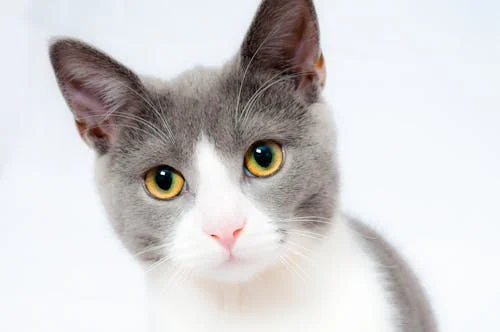
#> input picture cat3.jpg, 500 x 332 px
$ jupyter execute 23127255.ipynb   (shell and % lines are left out)
#> lines starting #> are read from the running program, lines starting #| are printed output that depends on the picture
# Project 02 - Image Processing

## Thông tin sinh viên

- Họ và tên: Nguyễn Thọ Tài
- MSSV: 23127255
- Lớp: 23CLC02

## Import các thư viện liên quan

[cell 1]

from PIL import Image # for read, write image
import numpy as np # for matrix compute
import matplotlib.pyplot as plt # for show image
import colorsys # for convert RGB to HSL

## Helper functions

[cell 2]
# Any optional parameters beyond the required ones should be defined with default values
# [10 lines left out: functions get_base_name, get_file_name, not called in this run]

def get_file_name_without_extension(path: str) -> str:
	return path.rstrip('/\\').split('/')[-1].split('.')[0]

def get_folder_path(path: str) -> str:
	return path[:max(path.rfind('/'), path.rfind('\\')) + 1]

def get_extension(path: str) -> str:
	p = path.rfind('.')
	if p == -1 or p == 0 or '/' in path[p:]:
		return ''
	return path[p + 1:]

def is_valid_extension(path: str) -> bool:
	ext = get_extension(path)
	return ext in ['png', 'jpg', 'jpeg']

def read_img(img_path) -> np.array:
	""" Read image from img_path
	returns a 2D image (numpy array) or None if path doesn't exist
	"""
	if not is_valid_extension(img_path):
		raise ValueError(f"Unsupported file extension: '{get_extension(img_path)}'")
	raw_img = Image.open(img_path)
	if raw_img is None:
		return ValueError(f"File '{img_path}' doesn't exist")
	return np.array(raw_img.convert('RGB')) #.astype(np.float32)

def show_img(img_2d):
	""" Show image
	"""
	plt.imshow(img_2d.astype(np.uint8))
	plt.axis('off')
	plt.show()

# [28 lines left out: functions save_img, convert_rgb_to_hsl, convert_hsl_to_rgb, not called in this run]

# 1. Change the image brightness
def img_change_brightness(img_2d: np.array, value: int) -> np.array:
	img_2d = img_2d.astype(np.float32)
	img_2d += value
	return np.clip(img_2d, 0, 255).astype(np.uint8)

# 2. Change the image contrast
def img_change_contrast(img_2d: np.array, factor: float) -> np.array:
	img_2d = img_2d.astype(np.float32)
	img_2d -= 127.0  # map the range from (0,256) to (-127, 128) with dark parts being lower than 0 and the opposite for light part
	img_2d *= factor # distance the dark and light part by factor amount
	img_2d += 127.0  # remap it back to normal range (0, 256)
	np.clip(img_2d, 0, 255, out=img_2d) # clip out overflowed value
	return img_2d.astype(np.uint8)

"""
Convert to grayscale (rec601, rec709)

Ref:
- Wikipedia, Rec.601 luma versus Rec.709 luma coefficients,
Accessed 17 July 2025, https://en.wikipedia.org/wiki/Luma_(video)#Rec._601_luma_versus_Rec._709_luma_coefficients
- OpenCV, CvtColor - Miscellaneous transformations
Accessed 20 July 2025, https://docs.opencv.org/2.4/modules/imgproc/doc/miscellaneous_transformations.html#cvtcolor
"""
# 4. RGB to grayscale
def img_to_grayscale(img_2d: np.array, mode: str = 'rec709') -> np.array:
	if mode == 'rec709':
		# rec709: l = 0.2126 * r + 0.7152 * g + 0.0722 * b
		luma = 0.2126 * img_2d[:, :, 0] + 0.7152 * img_2d[:, :, 1] + 0.0722 * img_2d[:, :, 2]
	elif mode == 'rec601':
		# rec601: l = 0.2989 * r + 0.587 * g + 0.114 * b
		luma = 0.2989 * img_2d[:, :, 0] + 0.587 * img_2d[:, :, 1] + 0.114 * img_2d[:, :, 2]
	else:
		return img_2d # return raw image
	result = np.zeros_like(img_2d, dtype=np.uint8) # initialize an empty result array
	result[:, :, 0] = result[:, :, 1] = result[:, :, 2] = luma
	return result

# [10 lines of commented-out code are left out]

"""
Applies a sepia effect.

Ref:
- Stack Overflow, Processing an image to sepia tone in Python
Accessed 24 July 2025, https://stackoverflow.com/q/36434905
"""
# 4. RGB to sepia tone
def img_to_sepia(img_2d: np.array) -> np.array:
	img_2d = img_2d.astype(np.float32)
	sepia_filter = np.array([
		[0.393, 0.769, 0.189],
		[0.349, 0.686, 0.168],
		[0.272, 0.534, 0.131]
	], dtype=np.float32)
	# apply the sepia filter to each pixel using matrix mul
	img_2d = np.clip(np.dot(img_2d, sepia_filter.T), 0, 255)
	return img_2d.astype(np.uint8)

def img_flip_horizontal(img_2d: np.array) -> np.array:
	return img_2d[:, ::-1]

def img_flip_vertical(img_2d: np.array) -> np.array:
	return img_2d[::-1, :]

def img_flip_horizontal_vertical(img_2d: np.array) -> np.array:
	return img_2d[::-1, ::-1]

# 3. Image flip
# [9 lines left out: function img_flip, not called in this run]

def img_crop(img_2d: np.array, start: list[int], end: list[int]) -> np.array:
	height, width, _ = img_2d.shape
	x1, x2 = sorted([max(0, min(start[0], width)), max(0, min(end[0], width))])
	y1, y2 = sorted([max(0, min(start[1], height)), max(0, min(end[1], height))])
	return img_2d[y1:y2, x1:x2, :].astype(np.uint8)

# 6. Crop a quarter at the center of the image
def img_crop_quarter_center(img_2d: np.array) -> np.array:
	height, width, _ = img_2d.shape
	start_height, start_width = height // 4, width // 4
	return img_crop(img_2d, [start_width, start_height], [start_width * 3, start_height * 3])

"""
Using np.ogrid to mask the image

Ref:
https://medium.com/data-science/the-little-known-ogrid-function-in-numpy-19ead3bdae40
"""
# [9 lines left out: function img_circle_mask, not called in this run]

def img_circle_mask(img_2d: np.array) -> np.array:
	h, w, _ = img_2d.shape
	cy, cx = h // 2, w // 2
	r = min(cx, cy)
	y, x = np.ogrid[:h, :w]
	mask = (x - cx) ** 2 + (y - cy) ** 2 <= r ** 2
	masked_img = np.zeros_like(img_2d)
	masked_img[mask] = img_2d[mask]
	return masked_img

def rotated_ellipse_mask(x, y, a, b, theta):
	cos_t, sin_t = np.cos(theta), np.sin(theta)
	term1 = ((x * cos_t + y * sin_t) ** 2) / a ** 2
	term2 = ((x * sin_t - y * cos_t) ** 2) / b ** 2
	return (term1 + term2) <= 1 # x^2 / a^2 + y^2 / b^2 <= 1, take the inner part

def img_2ellipse_mask(img_2d: np.ndarray) -> np.array:
	masked_img = img_2d.copy()
	height, width, _ = img_2d.shape
	diag = 1.4142 * min(height, width) - 5
	# a = (7 / 8) * diag / 2, b = 0.5 * diag / 2
	a, b = 0.4375 * diag, 0.25 * diag
	theta = np.pi / 4
	y, x = np.ogrid[:height, :width]
	# translate the grid coord to the center of the shape
	y -= height // 2
	x -= width // 2

	mask = np.logical_or(rotated_ellipse_mask(x, y, a, b, theta), rotated_ellipse_mask(x, y, a, b, -theta))
	masked_img[~mask] = np.zeros_like(img_2d)[~mask]
	# masked_img[mask] = np.zeros_like(img_2d)[mask]
	return masked_img

# 7. Crop image by frame
# [9 lines left out: function img_mask, not called in this run]

def kernel_identity(size: int) -> np.array:
	return np.pad([[1]], pad_width=size//2)

def kernel_box_blur(size: int) -> np.ndarray:
	return np.ones((size, size)) / size ** 2

def kernel_gauss_blur(size: int) -> np.ndarray:
	if size % 2 == 0 or size < 1:
		raise ValueError("Size must be odd and positive")
	kernel_1d = np.array([1, 1])
	for _ in range(size - 2):
		kernel_1d = np.convolve(kernel_1d, [1, 1])
	return np.outer(kernel_1d, kernel_1d) / (4 ** (size - 1))

MAT_BOX_BLUR_3 = kernel_box_blur(3)
MAT_BOX_BLUR_5 = kernel_box_blur(5)
MAT_BOX_BLUR_7 = kernel_box_blur(7)
MAT_BOX_BLUR_15 = kernel_box_blur(15)

MAT_GAUSS_BLUR_3 = 0.0625 * np.array(
	[[1, 2, 1],
	 [2, 4, 2],
	 [1, 2, 1]])

MAT_GAUSS_BLUR_5 = 0.00390625 * np.array(
	[[1,  4,  6,  4,  1],
	 [4, 16, 24, 16, 14],
	 [6, 24, 36, 24,  6],
	 [4, 16, 24, 16,  4],
	 [1,  4,  6,  4,  1]])

MAT_GAUSS_BLUR_7 = kernel_gauss_blur(7)
MAT_GAUSS_BLUR_15 = kernel_gauss_blur(15)
MAT_GAUSS_BLUR_21 = kernel_gauss_blur(21)

MAT_UNSHARP_BLUR_5 = -0.00390625 * np.array(
	[[1,  4,    6,  4,  1],
	 [4, 16,   24, 16, 14],
	 [6, 24, -476, 24,  6],
	 [4, 16,   24, 16,  4],
	 [1,  4,    6,  4,  1]])

# detailed doc in the report
# [20 lines left out: function kernel_convolution_stride, not called in this run]

# We have that F(a * b) = F(a) * F(b) -> A * B = IF(a) * IF(b)
# By this hacky method, we utilize the fft for us to quick calculate the convoluted image
# More deteail in the reports
# Ref: https://www.geeksforgeeks.org/data-science/how-to-perform-faster-convolutions-using-fast-fourier-transformfft-in-python/
def kernel_convolution_rfft(img_2d: np.ndarray, kernel: np.ndarray) -> np.ndarray:
	if kernel.ndim != 2:
		raise ValueError('Input kernel must be 2D')
	if img_2d.ndim != 3:
		raise ValueError('Input image must be 3D')
	norm_img = img_2d.astype(np.float32) / 255.0
	h, w, c = norm_img.shape
	if kernel.shape[0] != kernel.shape[1]:
		raise ValueError('Kernel must be square')

	k = kernel.shape[0]
	pad = k // 2
	padded_img = np.pad(norm_img, ((pad, pad), (pad, pad), (0, 0)), mode='reflect')
	fft_h = padded_img.shape[0] + k - 1
	fft_w = padded_img.shape[1] + k - 1
	kernel_fft = np.fft.rfft2(kernel.astype(np.float32), s=(fft_h, fft_w))
	result = np.empty((h, w, c), dtype=np.float32)
	r0, r1 = k - 1, padded_img.shape[0]
	c0, c1 = k - 1, padded_img.shape[1]
	for i in range(c):
		channel_fft = np.fft.rfft2(padded_img[:, :, i], s=(fft_h, fft_w))
		conv_fft = channel_fft * kernel_fft
		conv_real = np.fft.irfft2(conv_fft, s=(fft_h, fft_w))
		result[:, :, i] = conv_real[r0:r1, c0:c1]
	return np.clip(result * 255.0, 0, 255).astype(np.uint8)

# from O(n^2) to O(2n). This save both memory and time, by calling np.apply_along_axis: we do the same convolution in one axe of the kernel than the other
# [50 lines left out: functions kernel_seperate_convolution, kernel_convolution_stride, is_separable_kernel, get_separable_components, not called in this run]

def kernel_convolution(img_2d: np.ndarray, kernel: np.ndarray, mode = 'fft') -> np.ndarray:
	if mode == 'fft':
		if kernel.ndim != 2:
			print('Input kernel must be 2D.')
			return img_2d
		return kernel_convolution_rfft(img_2d, kernel) # 2d kernel
	if mode == 'seperate':
		if kernel.ndim != 1:
			print('Input kernel must be 1D.')
			return img_2d
		return kernel_seperate_convolution(img_2d, kernel) # 1d kernel
	if mode == 'stride':
		if kernel.ndim != 2:
			print('Input kernel must be 2D.')
			return img_2d
		return kernel_convolution_stride(img_2d, kernel)
	print("Invalid mode. Returning original image.")
	return img_2d

# 5. Blur and sharpen the image
def img_blur_sharpen(img_2d: np.ndarray, mode: str = "blur", size: int = 5) -> np.ndarray:
	if size % 2 == 0:
		print("Size must be odd. Skipping.")
		return img_2d
	if mode == "blur":
		return kernel_convolution(img_2d, MAT_GAUSS_BLUR_5 if size == 5 else kernel_gauss_blur(size))
	if mode == "sharpen":
		return kernel_convolution(img_2d, MAT_UNSHARP_BLUR_5)
	return img_2d

def print_help():
	print("Please select of of the following functionality\n"
	"0. Save image (Run all functions)\n"
	"1. Adjust brightness\n"
	"2. Adjust contrast\n"
	"3. Flip image horizontally/vertically\n"
	"4. Convert image to grayscale/sepia\n"
	"5. Blur/sharpen image\n"
	"6. Cut quarter image at the center\n"
	"7. Cut image with circle/ellipse frame\n")

# [4 lines left out: function suffix_save_name, not called in this run]

def process_image(img_2d, func=[1, 2, 3,...], file_name = "", save_file: bool = False) -> np.array:
	""" Process image with a list of functions
	func: a list of functions to apply to the image
	return processed 2D image
	"""
	func_name = ""
	for choice in func:
		if choice == 1:
			# Adjust brightness
			try:
				value = int(input("Enter brightness value [-255, 255]: "))
			except ValueError:
				print("Brightness value must be between [-255, 255]. Defaulting to 100.")
				value = 100
			if value < 0 or value > 255:
				print("Brightness value must be between [-255, 255]. Defaulting to 100.")
				value = 100
			func_name = "brightness"
			img_2d = img_change_brightness(img_2d, value=value)
			print(f"Brightness adjusted by {value} amount.")
		elif choice == 2:
			# Adjust contrast
			try:
				factor = float(input("    Factor > 1 -> increase\n"
									 "0 < Factor < 1 -> decrease\n"
									 "Enter contrast factor between [0, 2], eg: 1.5: "))
			except ValueError:
				print("Contrast factor must be between [0, 2]. Defaulting to 1.5")
				factor = 1.5
			if factor < 0 or factor > 2:
				print("Contrast factor must be between [0, 2]. Defaulting to 1.5")
				factor = 1.5
			func_name = "contrast"
			img_2d = img_change_contrast(img_2d, factor=factor)
			print(f"Contrast adjusted by {factor} amount.")
		elif choice == 3:
			# Flip image
			try:
				flip_mode = input("Enter flip mode (horizontal/vertical/both): ")
			except ValueError:
				print("Flip mode must be either 'horizontal', 'vertical' or 'both'. Defaulting to 'horizontal'")
				fillip_mode = "horizontal"
			if flip_mode not in ("horizontal", "vertical", "both"):
				print("Flip mode must be either 'horizontal', 'vertical' or 'both'. Defaulting to 'horizontal'")
				fillip_mode = "horizontal"
			img_2d = img_flip(img_2d, mode=flip_mode)
			func_name = "flip"
			print(f"Image flipped {flip_mode}.")
		elif choice == 4:
			# Convert image to grayscale or sepia
			color_mode = input("Enter mode (grayscale/sepia): ")
			if color_mode not in ("grayscale", "sepia"):
				print("Mode must be either 'grayscale' or 'sepia'. Defaulting to 'grayscale'")
				color_mode = "grayscale"
			if color_mode == 'grayscale':
				func_name = "grayscale"
				mode = input("Enter grayscale mode (rec601: old/rec709: newer): ")
				if mode not in ('rect601', 'rec709'):
					print("Mode must be either 'rect601', 'rec709'. Defaulting to 'rec709'")
					mode = 'rec709'
				img_2d = img_to_grayscale(img_2d, mode=mode)
				print(f"Image converted to grayscale '{mode}'.")
			elif color_mode == 'sepia':
				func_name = "sepia"
				img_2d = img_to_sepia(img_2d)
				print("Image converted to sepia.")
		elif choice == 5:
			# Blur or sharpen image
			factor = 5
			blur_sharpen_mode = input("Enter mode (blur/sharpen): ")
			if blur_sharpen_mode not in ("blur", "sharpen"):
				print("Mode must be either 'blur', 'sharpen'. Defaulting to 'blur'.")
				blur_sharpen_mode = "blur"
			if blur_sharpen_mode == 'blur':
				try:
					factor_str = input("Enter blur factor (3 - 20): ")
					factor = int(factor_str)
				except ValueError:
					print("Invalid blur factor. Defaulting to 5.")
					factor = 5
			func_name = blur_sharpen_mode
			img_2d = img_blur_sharpen(img_2d, mode=blur_sharpen_mode, size=factor)
			print(f"Image {blur_sharpen_mode} applied.")
		elif choice == 6:
			# Cut quarter image at the center
			img_2d = img_crop_quarter_center(img_2d)
			func_name = "crop"
			print("Quarter of the image at the center cropped.")
		elif choice == 7:
			# Cut image with circle/ellipse frame
			frame_mode = input("Enter frame mode (circle/ellipse): ")
			if frame_mode not in ['circle', 'ellipse']:
				print("Invalid mode. Defaulting to 'circle'.")
				frame_mode = "circle"
			func_name = "frame_" + frame_mode
			img_2d = img_mask(img_2d, mode=frame_mode)
			print(f"Image masked with {frame_mode} frame.")
		else:
			print(f"Invalid option. Skipping this functionality {choice}.")
			continue
		if save_file:
			output_path = suffix_save_name(file_name, suffix=func_name, ext='png')
			print("Saving image to", output_path)
			save_img(img_2d, output_path)
		show_img(img_2d)

## Your tests

[cell 3]
import os
import tracemalloc
import time
import sys

# [51 lines left out: functions test_flip, test_mask, test_color_filter, test_brightness_contrast, test_crop_image, not called in this run]

orig_stdout = sys.stdout
def file_stdout(file: str):
	sys.stdout = open(file, 'w')

def reset_stdout():
	sys.stdout.close()
	sys.stdout = orig_stdout

# [5 lines of commented-out code are left out]

[cell 4]
from time import perf_counter
def test_all(file_path: str):
	elapsed_time = 0
	start_time = perf_counter()
	img = read_img(file_path)
#> in read_img, raw_img is the input picture: PIL image 500x332 RGB; mean R, G, B 210.4, 208.7, 209.2
	brightness_img = img_change_brightness(img, 10)
	contrast_img = img_change_contrast(img, 1.5)
#> in img_change_contrast, `np.clip(img_2d, 0, 255, out=img_2d)`:
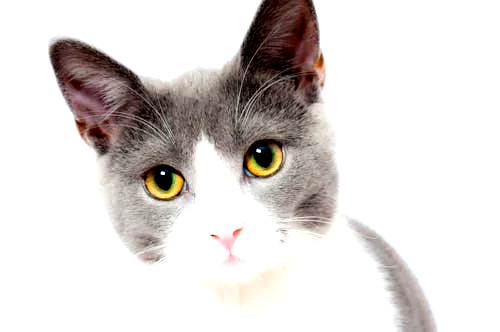
#> img_2d: shape (332, 500, 3) float32; mean R, G, B 222.6, 217.7, 215.6
	flip_h_img = img_flip_horizontal(img)
	flip_v_img = img_flip_vertical(img)
#> in img_flip_vertical, `return img_2d[::-1, :]`:
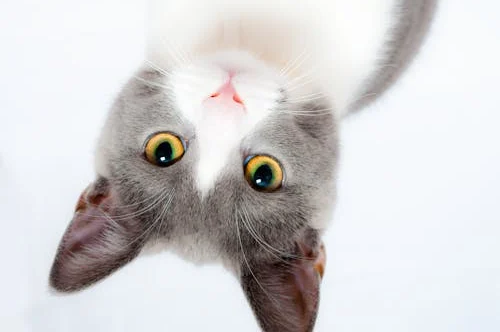
#> returned value: shape (332, 500, 3); mean of channels 0, 1, 2 210.4, 208.7, 209.2; drawn as R, G, B
	flip_hv_img = img_flip_horizontal_vertical(img)
#> in img_flip_horizontal_vertical, `return img_2d[::-1, ::-1]`:
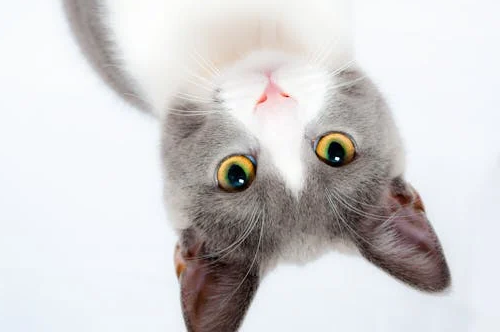
#> returned value: shape (332, 500, 3); mean of channels 0, 1, 2 210.4, 208.7, 209.2; drawn as R, G, B
	gray_709_img = img_to_grayscale(img, 'rec709')
#> in img_to_grayscale, `luma = 0.2126 * img_2d[:, :, 0] + 0.7152 * img_2d[:, :, 1] + 0.0722 * ..`:
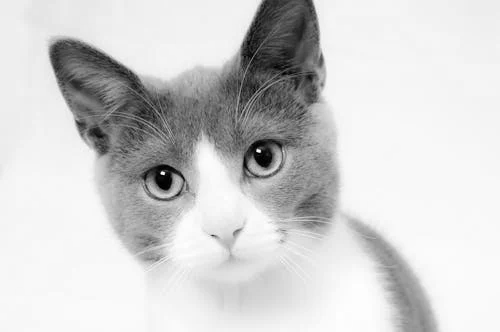
#> luma: shape (332, 500) float64; min 0, max 255, mean 209.1
	sepia_img = img_to_sepia(img)
#> in img_to_sepia, `img_2d = np.clip(np.dot(img_2d, sepia_filter.T), 0, 255)`:
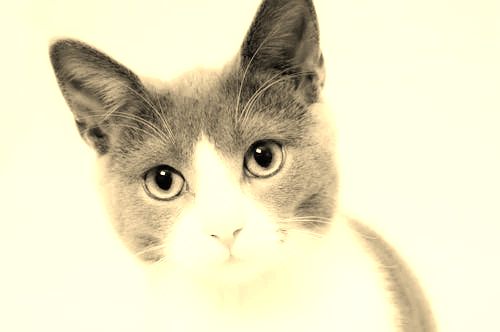
#> img_2d: shape (332, 500, 3) float32; mean R, G, B 231.1, 226, 196.1
	blur_img = img_blur_sharpen(img, 'blur')
#> the loop in kernel_convolution_rfft, `for i in range(c):` made 3 passes
#> pass 1, in kernel_convolution_rfft, `conv_real = np.fft.irfft2(conv_fft, s=(fft_h, fft_w))`:
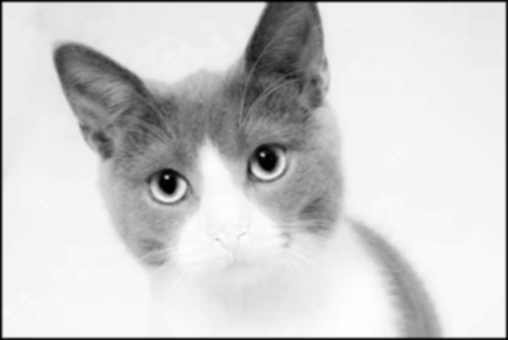
#> conv_real: shape (340, 508) float64; min 0.00317, max 1.03, mean 0.842; drawn with min black and max white
	sharp_img = img_blur_sharpen(img, 'sharp')
	cut_img = img_crop_quarter_center(img)
#> in img_crop, `return img_2d[y1:y2, x1:x2, :].astype(np.uint8)`:
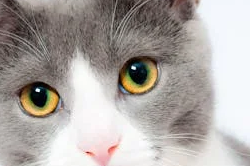
#> returned value: shape (166, 250, 3); mean of channels 0, 1, 2 173.1, 167.3, 163.3; drawn as R, G, B
	circle_masked_img = img_circle_mask(img)
	ellipse_masked_img = img_2ellipse_mask(img)
#> in img_2ellipse_mask, `masked_img[~mask] = np.zeros_like(img_2d)[~mask]`:
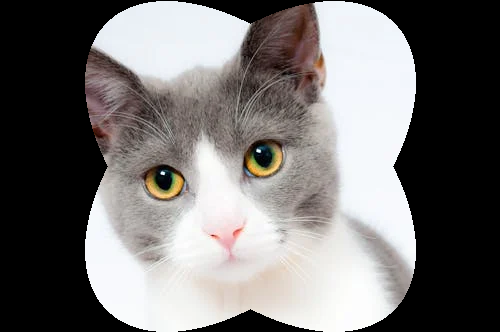
#> masked_img: shape (332, 500, 3); mean R, G, B 116.8, 114.2, 113.3

	show_img(brightness_img)
	show_img(contrast_img)
	show_img(flip_h_img)
	show_img(flip_v_img)
	show_img(flip_hv_img)
	show_img(gray_709_img)
	show_img(sepia_img)
	show_img(blur_img)
	show_img(sharp_img)
	show_img(cut_img)
	show_img(circle_masked_img)
	show_img(ellipse_masked_img)
	elapsed_time = perf_counter() - start_time
	print(elapsed_time)

test_all('cat3.jpg')

## Main FUNCTION

[cell 5]
def main():
	img_path = str(input("Path to the image (only jpg, jpeg, png): "))
#> the answer given: cat.jpg
	try:
		img = read_img(img_path)
#> call 2 of read_img, with img_path = 'cat.jpg'
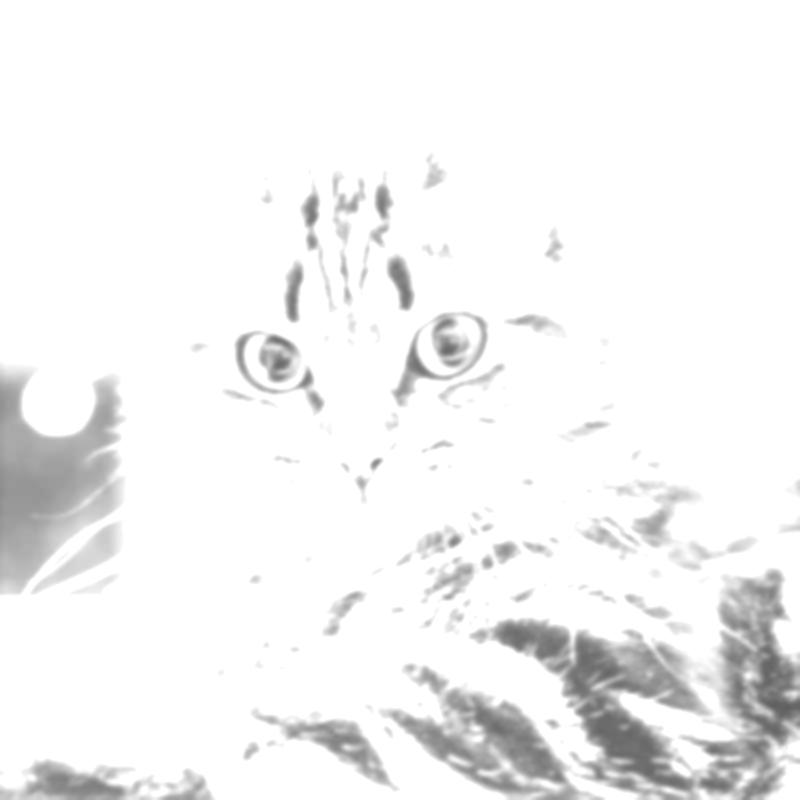
#> input picture cat.jpg, 800 x 800 px
#> in read_img, raw_img is the input picture: PIL image 800x800 RGB; min 94, max 255, mean 242.8
	except Exception as e:
		print(f"Error: {e}")
		return
	save_file_cfg = input("Do you want to save image automatically for choices (1-7)? (y/n): ")
#> the answer given: out.png
	do_save = False
	if save_file_cfg == "y":
		print("Confirmed to save image automatically for choices (1-7).")
		do_save = True
	elif save_file_cfg == "n":
		print("Confirmed to not save image automatically for choices (1-7).")
		do_save = False
	else:
		print("Unknown input - default to no.")
	file_name_no_ext = get_file_name_without_extension(img_path)
	print_help()
	try:
		input_str = input("Enter your choice (squence separated by space): ")
#> the answer given: 1
		choices = input_str.split()
		if len(choices) == 1 and int(choices[0]) == 0:
			print("Running all functions...")
			for i in range(7):
				process_image(img, [i + 1], img_path, save_file=True)
			return
		if all(choice.isdigit() and 0 < int(choice) < 8 for choice in choices):
			print("Running choices: " + str(choices))
			numbers = [int(choice) for choice in choices]
			process_image(img, numbers, img_path, save_file=do_save)
#> the loop in process_image, `for choice in func:` made 1 pass; the answer given on pass 1: 3
#> pass 1, in img_change_brightness (call 2), `img_2d += value`:
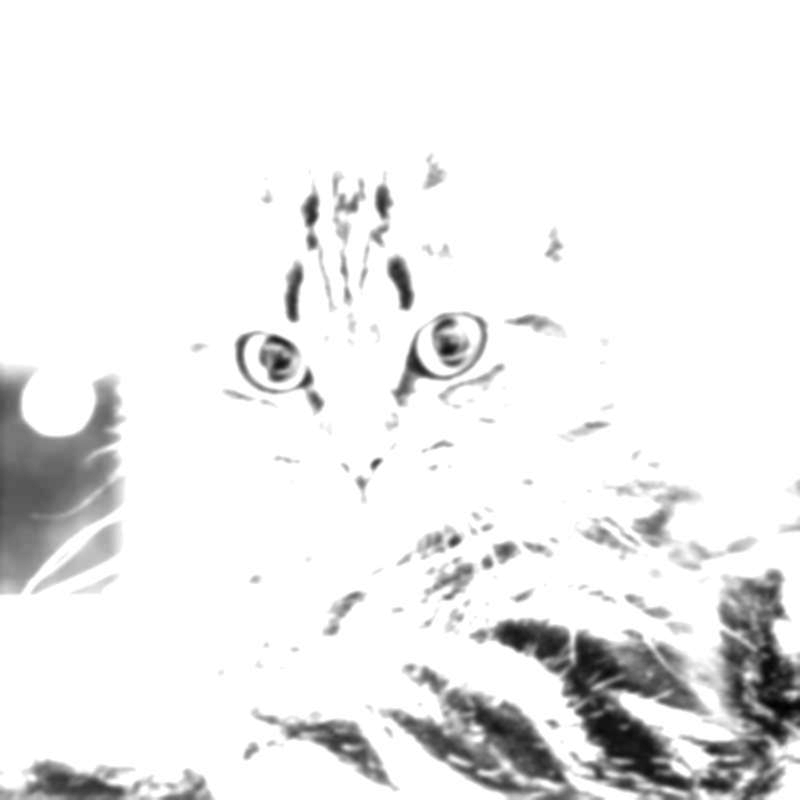
#> img_2d: shape (800, 800, 3) float32; min 97, max 258, mean 245.8; drawn with min black and max white
